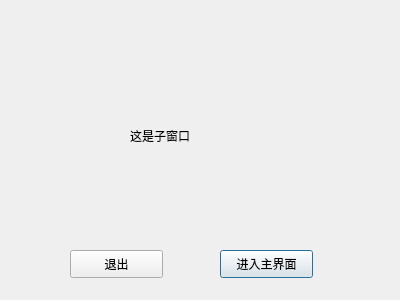
<?xml version="1.0" encoding="UTF-8"?>
<ui version="4.0">
 <class>ChildDialog</class>
 <widget class="QDialog" name="ChildDialog">
  <property name="geometry">
   <rect>
    <x>0</x>
    <y>0</y>
    <width>400</width>
    <height>300</height>
   </rect>
  </property>
  <property name="windowTitle">
   <string>Dialog</string>
  </property>
  <widget class="QLabel" name="label">
   <property name="geometry">
    <rect>
     <x>130</x>
     <y>100</y>
     <width>131</width>
     <height>71</height>
    </rect>
   </property>
   <property name="text">
    <string>这是子窗口</string>
   </property>
  </widget>
  <widget class="QPushButton" name="enterBtn">
   <property name="geometry">
    <rect>
     <x>220</x>
     <y>250</y>
     <width>93</width>
     <height>28</height>
    </rect>
   </property>
   <property name="text">
    <string>进入主界面</string>
   </property>
  </widget>
  <widget class="QPushButton" name="exitBtn">
   <property name="geometry">
    <rect>
     <x>70</x>
     <y>250</y>
     <width>93</width>
     <height>28</height>
    </rect>
   </property>
   <property name="text">
    <string>退出</string>
   </property>
  </widget>
 </widget>
 <resources/>
 <connections>
  <connection>
   <sender>exitBtn</sender>
   <signal>clicked()</signal>
   <receiver>ChildDialog</receiver>
   <slot>reject()</slot>
   <hints>
    <hint type="sourcelabel">
     <x>131</x>
     <y>273</y>
    </hint>
    <hint type="destinationlabel">
     <x>90</x>
     <y>184</y>
    </hint>
   </hints>
  </connection>
 </connections>
</ui>
